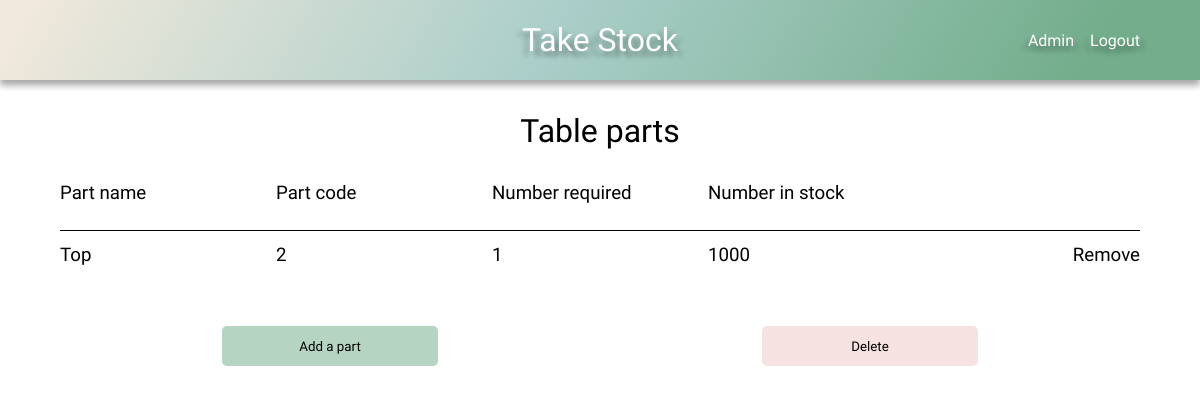
The app's page /product-detail/1 (signed in), older data.
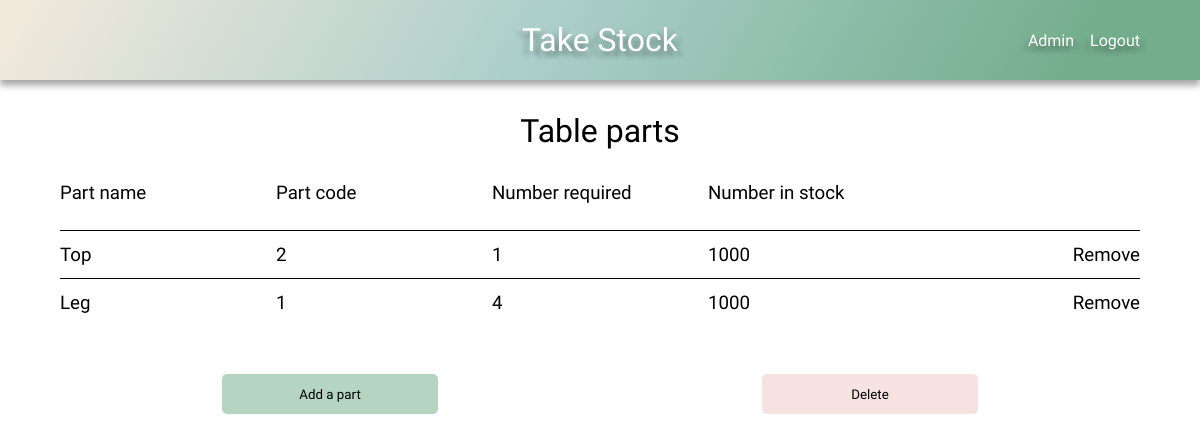
The same page, newer data.
### stock/models.py (models this page shows, shortened)
class Parts(models.Model):
    product_part_belongs_to = models.ForeignKey(
        Product, on_delete=models.CASCADE
        )
    item = models.ForeignKey(
        Stock,
        on_delete=models.CASCADE
        )
    number_required = models.IntegerField()
    company = models.ForeignKey(User, on_delete=models.CASCADE, default=1)

class Stock(models.Model):
    name = models.CharField(max_length=100)
    code = models.CharField(max_length=100)
    number_in_stock = models.IntegerField()
    company = models.ForeignKey(User, on_delete=models.CASCADE, default=1)

### stock/views.py (the view)
# urls.py: path('product-detail/<int:pk>', product_detail, name='product-detail'),
def product_detail(request, pk):
    default_user = request.user
    product_parts = Parts.objects.filter(company=default_user).filter(product_part_belongs_to=pk)
    product = Product.objects.filter(company=default_user).filter(id=pk).first()
    context = {
        'product_parts': product_parts,
        'product': product,
    }
    return render(request, 'product_detail.html', context)

### stock/context_processors.py (called while the page is built)
def base(request):
    default_user = request.user
    return ({'default_user': default_user})

### stock/models.py (called while the page is built)
    def __str__(self):
        return f'{self.name}'

### stock/templates/product_detail.html
{% extends 'base.html' %}
{% load static %}
{% block head %}
    <link rel="stylesheet" href="{% static 'css/style.css' %}">
    <link rel="stylesheet" href="{% static 'css/grid.css' %}">
{% endblock %}
{% block content %}
    <h1>{{ product }} parts</h1>
    <div class="grid">
        <div class="grid-headings grid-5">
            <h3>Part name</h3>
            <h3>Part code</h3>
            <h3>Number required</h3>
            <h3>Number in stock</h3>
        </div>
        {% for part in product_parts %}
        <div class="grid-row grid-5">
            <div class="item-name-content">
                <h3>{{ part.item.name }}</h3>
            </div>
            <div class="item-code-content">
                <h3>{{ part.item.code }}</h3>
            </div>
            <div class="item-required-content">
                <h3>{{ part.number_required }}</h3>
            </div>
            <div class="item-number-content">
                <h3>{{ part.item.number_in_stock }}</h3>
            </div>
            <div class="update">
                <h3><a href="{% url 'delete-part' part.id %}">Remove</a></h3>
            </div>
        </div>
        {% endfor %}
        <div class="grid-buttons">
            <a href="{% url 'add_more_parts' product.pk %}"><input class="btn grid-btn btn-submit btn-hover" type="button" value="Add a part"></input></a>
            <a href="{% url 'delete-product' product.id %}"><input class="btn grid-btn btn-delete btn-hover" type="button" value="Delete"></input></a>
        </div>
    </div>
{% endblock %}

Row changes from the older to the newer data that the page shows:
added Parts: item.name "Leg", item.code "1", number_required "4", item.number_in_stock "1000"
